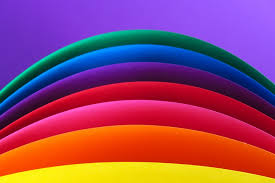
#> input picture images.jpeg, 275 x 183 px
$ python colordetection.py
#> lines starting #> are read from the running program, lines starting #| are printed output that depends on the picture
#color detection

import cv2
import pandas as pd

#image path
img_path = 'images.jpeg'
img=cv2.imread(img_path)
#> img is the input picture: shape (183, 275, 3); mean B, G, R 105, 69.4, 148.8

#csv file reading
index = ['color', 'color_name', 'hex', 'R', 'G', 'B']
CSV = pd.read_csv('colors.csv', names=index, header=None)
#> (reads colors.csv from the repository)

#reading image
img = cv2.imread(img_path)
img = cv2.resize(img, (1280,720))
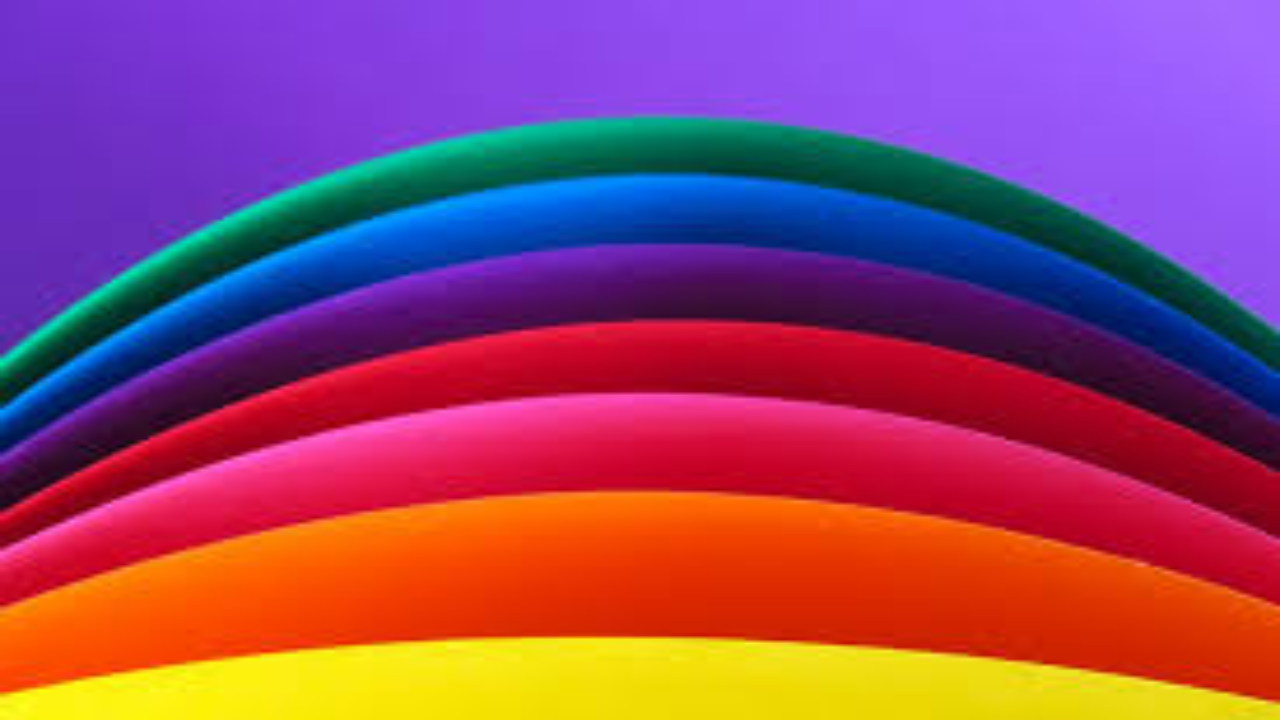
#> img: shape (720, 1280, 3); mean B, G, R 104.9, 69.3, 148.7

# click with Left Mouse Button
clicked =False;

#getting R, G & B data from clicking, position on X-Y Plane
r = g = b = x_pos = y_pos = 0

#Defining function to get color name
def get_color_name(R,G,B):
	minimum = 10000                 # minimum threshold of intensity
	for i in range(len(CSV)):
		Dis = abs(R - int(CSV.loc[i,'R'])) + abs(G - int(CSV.loc[i,'G'])) + abs(B - int(CSV.loc[i,'B'])) # getting intensity value from image
		if Dis <= minimum:
			minimum = Dis
			cname = CSV.loc[i, 'color_name']                       # getting color name if intensity is less than threshold
	return cname

# Mouse cursor function
def draw_function(event, x, y, flags, params):
	if event == cv2.EVENT_LBUTTONDBLCLK:
		global b, g, r, x_pos, y_pos, clicked
		clicked = True
		x_pos = x
		y_pos = y
		b,g,r = img[y,x]
		b = int(b)
		g = int(g)
		r = int(r)

cv2.namedWindow('image')
cv2.setMouseCallback('image', draw_function)

# Display Color name function
while True:
	cv2.imshow('image', img)
	if clicked:
		cv2.rectangle(img, (20,20), (700,60), (b,g,r), -1)
		text = get_color_name(r,g,b) + ' R=' + str(r) + ' G=' + str(g) + ' B=' + str(b)
		cv2.putText(img, text, (50,50), 2,0.8, (255,255,255),2,cv2.LINE_AA)
		if r+g+b >=600:
			cv2.putText(img, text, (50,50), 2,0.8, (0,0,0),2,cv2.LINE_AA)

			# press ESC to exit
	if cv2.waitKey(20) & 0xFF == 27:
#> (key Esc is pressed here)
		break
cv2.destroyAllWindows()
